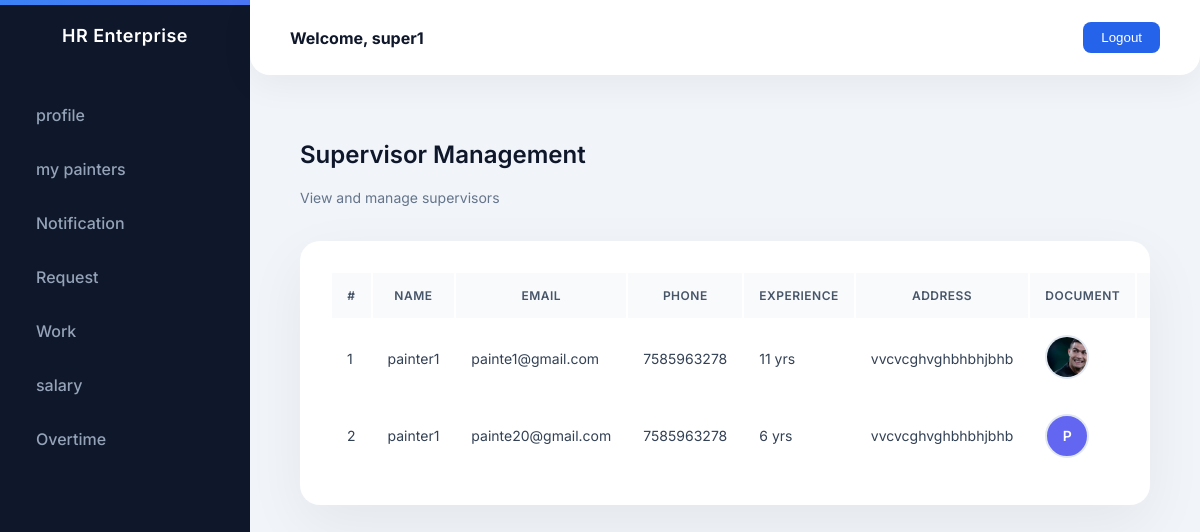
The page /painters_view (signed in) on the database its author committed.
### brush_track_app/models.py (models this page shows, shortened)
class Login(AbstractUser):
    is_client = models.BooleanField(default=False)
    is_supervisor = models.BooleanField(default=False)
    is_painter = models.BooleanField(default=False)

class Painter(models.Model):
        painter_details = models.OneToOneField("Login",on_delete=models.CASCADE)
        supervisor = models.ForeignKey("Supervisor",on_delete=models.SET_NULL,null=True,related_name="painters")
        name = models.CharField(max_length=100)
        email = models.EmailField(unique=True)
        phone = models.CharField(max_length=15)
        address = models.TextField()
        experience_years = models.PositiveIntegerField(default=0)
        document = models.FileField(upload_to='painter_documents/',blank=True,null=True)

### brush_track_app/superview.py (the view)
# urls.py: path('painters_view',superview.painters_view,name='painters_view'),
def painters_view(request):
    login_user = request.user
    supervisor = Supervisor.objects.get(supervisor_details=login_user)
    painters = Painter.objects.filter(supervisor=supervisor)
    return render(request, 'supervisor/painter_list.html', {'data': painters})

### templates/supervisor/painter_list.html (shortened to what this page needs)
{% extends "supervisor/super.html" %}
{% load crispy_forms_tags %}
{% block content %}
<div class="full-page">
<div class="page-toolbar">
    <div>
        <h2 class="page-title">Supervisor Management</h2>
        <div class="page-subtitle">
            View and manage supervisors
        </div>
    </div>
</div>
<div class="premium-table">
<div class="table-responsive">
<table class="table align-middle">
<thead>
<tr>
<th>#</th>
<th>Name</th>
<th>Email</th>
<th>Phone</th>
<th>Experience</th>
<th>Address</th>
<th>Document</th>
<th>Status</th>
</tr>
</thead>
<tbody>
{% for i in data %}
<tr>
<td>{{ forloop.counter }}</td>
<td>{{ i.name }}</td>
<td>{{ i.email }}</td>
<td>{{ i.phone }}</td>
<td>{{ i.experience_years }} yrs</td>
<td>{{ i.address }}</td>
<td>
{% if i.document %}
<img src="{{ i.document.url }}" class="table-avatar">
{% else %}
<div class="table-avatar placeholder">
{{ i.name|first|upper }}
</div>
{% endif %}
</td>
<td>
</td>
</tr>
{% empty %}
<tr>
<td colspan="8" class="empty-row">
No Supervisors Found
</td>
</tr>
{% endfor %}
</tbody>
</table>
</div>
</div>
</div>
{% endblock %}

### templates/supervisor/super.html (shortened to what this page needs)
{% load static %}
<!DOCTYPE html>
<html lang="en">
<head>
<link rel="stylesheet" href="{% static 'assets/vendors/mdi/css/materialdesignicons.min.css' %}">
</head>
<body>
<div class="sidebar">
    <div class="sidebar-header">HR Enterprise</div>
    <ul>
         <li><a href="{% url 'supervisor_profile'%}">profile</a></li>
        <li><a href="{% url 'painters_view'%}">my painters</a></li>
        <li><a href="{% url 'notification'%}">Notification</a></li>
        <li><a href="{% url 'supervisor_requests'%}">Request</a></li>
        <li><a href="{% url 'supervisor_works' %}">Work</a></li>
        <li><a href="">salary</a></li>
                <li><a href="">Overtime</a></li>
    </ul>
</div>
<div class="navbar">
    <h4>Welcome, {{ request.user }}</h4>
    <a href="">
        <button class="btn-logout">Logout</button>
    </a>
</div>
<div class="content">
    <div class="content-card">
        {% block content %}
        {% endblock %}
    </div>
</div>
</body>
</html>

### templates/supervisor/super.html (style rules this page uses)
:root { --primary: #2563eb; --gradient: linear-gradient(180deg, #3b82f6, #6366f1); --sidebar-bg: #0f172a; --sidebar-hover: rgba(255,255,255,0.06); --text-light: #94a3b8; --bg-main: #f1f5f9; }
body { margin: 0; font-family: 'Inter', sans-serif; background: var(--bg-main); color: #0f172a; overflow-x: hidden; }
.sidebar { position: fixed; width: 250px; height: 100vh; background: var(--sidebar-bg); padding-top: 25px; transition: all 0.4s ease; }
.sidebar-header { text-align: center; color: white; font-weight: 600; font-size: 18px; letter-spacing: 0.5px; margin-bottom: 45px; }
.sidebar ul { list-style: none; padding: 0; }
.sidebar ul li { position: relative; margin: 6px 0; }
.sidebar ul li a { display: flex; align-items: center; padding: 14px 22px; color: var(--text-light); text-decoration: none; font-weight: 500; border-radius: 8px; transition: all 0.3s ease; }
.navbar { position: fixed; left: 250px; right: 0; top: 0; height: 75px; background: #ffffff; display: flex; align-items: center; justify-content: space-between; padding: 0 40px; border-bottom-left-radius: 20px; border-bottom-right-radius: 20px; box-shadow: 0 10px 35px rgba(0,0,0,0.05); z-index: 100; }
.btn-logout { background: var(--primary); border: none; padding: 8px 18px; border-radius: 8px; color: white; font-weight: 500; transition: 0.3s ease; }
.content { margin-left: 250px; padding: 120px 50px 50px 50px; }

### templates/supervisor/painter_list.html (style rules this page uses)
.full-page { width:100%; animation:fadeIn .6s ease-in-out; }
.page-toolbar { display:flex; justify-content:space-between; align-items:center; margin-bottom:35px; }
.page-title { font-size:24px; font-weight:600; color:#0f172a; }
.page-subtitle { font-size:14px; color:#64748b; }
.premium-table { background:#fff; border-radius:20px; padding:30px; box-shadow:0 20px 60px rgba(0,0,0,0.06); overflow:hidden; }
.premium-table::before { content:""; position:absolute; height:5px; width:100%; left:0; top:0; background:linear-gradient(90deg,#3b82f6,#6366f1,#8b5cf6); }
.table thead th { font-size:12px; font-weight:600; text-transform:uppercase; letter-spacing:.5px; background:#f8fafc; color:#475569; padding:15px; }
.table-avatar { width:40px; height:40px; border-radius:50%; object-fit:cover; border:2px solid #e2e8f0; }
.table-avatar.placeholder { display:flex; align-items:center; justify-content:center; background:#6366f1; color:#fff; font-weight:600; font-size:14px; }
.table td { font-size:14px; color:#334155; padding:15px; }
.table tbody tr { transition:.3s; }

### rows shown on the page
Login: user "super1"
Painter: name "painter1", email "painte1@gmail.com", phone "7585963278", experience_years "11", address "vvcvcghvghbhbhjbhb", document (picture)
Painter: name "painter1", email "painte20@gmail.com", phone "7585963278", experience_years "6", address "vvcvcghvghbhbhjbhb", name|first "P"
